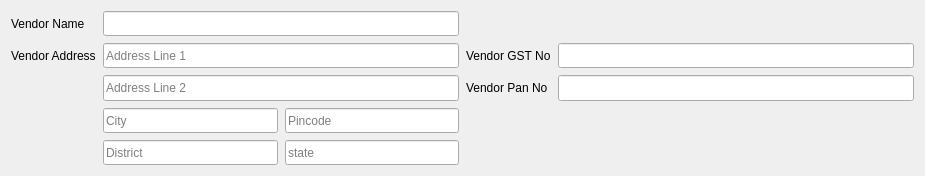
     <widget class="QWidget" name="scrollAreaWidgetContents">
      <property name="geometry">
       <rect>
        <x>0</x>
        <y>0</y>
        <width>925</width>
        <height>176</height>
       </rect>
      </property>
      <layout class="QGridLayout" name="gridLayout_2">
       <item row="0" column="0">
        <layout class="QGridLayout" name="gridLayout">
         <property name="sizeConstraint">
          <enum>QLayout::SetFixedSize</enum>
         </property>
         <property name="spacing">
          <number>7</number>
         </property>
         <item row="4" column="2">
          <widget class="QLineEdit" name="add_line1">
           <property name="sizePolicy">
            <sizepolicy hsizetype="Expanding" vsizetype="Expanding">
             <horstretch>5</horstretch>
             <verstretch>0</verstretch>
            </sizepolicy>
           </property>
           <property name="placeholderText">
            <string>Address Line 1</string>
           </property>
          </widget>
         </item>
         <item row="4" column="3">
          <widget class="QLabel" name="label_10">
           <property name="sizePolicy">
            <sizepolicy hsizetype="Preferred" vsizetype="Expanding">
             <horstretch>0</horstretch>
             <verstretch>0</verstretch>
            </sizepolicy>
           </property>
           <property name="text">
            <string>Vendor GST No</string>
           </property>
          </widget>
         </item>
         <item row="5" column="5">
          <widget class="QLineEdit" name="vendor_pan_no">
           <property name="sizePolicy">
            <sizepolicy hsizetype="Expanding" vsizetype="Expanding">
             <horstretch>5</horstretch>
             <verstretch>0</verstretch>
            </sizepolicy>
           </property>
          </widget>
         </item>
         <item row="6" column="2">
          <layout class="QHBoxLayout" name="horizontalLayout">
           <property name="spacing">
            <number>7</number>
           </property>
           <item>
            <widget class="QLineEdit" name="add_city">
             <property name="sizePolicy">
              <sizepolicy hsizetype="Expanding" vsizetype="Expanding">
               <horstretch>5</horstretch>
               <verstretch>0</verstretch>
              </sizepolicy>
             </property>
             <property name="placeholderText">
              <string>City</string>
             </property>
            </widget>
           </item>
           <item>
            <widget class="QLineEdit" name="add_pincode">
             <property name="sizePolicy">
              <sizepolicy hsizetype="Expanding" vsizetype="Expanding">
               <horstretch>5</horstretch>
               <verstretch>0</verstretch>
              </sizepolicy>
             </property>
             <property name="placeholderText">
              <string>Pincode</string>
             </property>
            </widget>
           </item>
          </layout>
         </item>
         <item row="8" column="2">
          <layout class="QHBoxLayout" name="horizontalLayout_2">
           <property name="spacing">
            <number>7</number>
           </property>
           <item>
            <widget class="QLineEdit" name="add_district">
             <property name="sizePolicy">
              <sizepolicy hsizetype="Expanding" vsizetype="Expanding">
               <horstretch>5</horstretch>
               <verstretch>0</verstretch>
              </sizepolicy>
             </property>
             <property name="placeholderText">
              <string>District</string>
             </property>
            </widget>
           </item>
           <item>
            <widget class="QLineEdit" name="add_state">
             <property name="sizePolicy">
              <sizepolicy hsizetype="Expanding" vsizetype="Expanding">
               <horstretch>5</horstretch>
               <verstretch>0</verstretch>
              </sizepolicy>
             </property>
             <property name="placeholderText">
              <string>state</string>
             </property>
            </widget>
           </item>
          </layout>
         </item>
         <item row="5" column="2">
          <widget class="QLineEdit" name="add_line2">
           <property name="sizePolicy">
            <sizepolicy hsizetype="Expanding" vsizetype="Expanding">
             <horstretch>5</horstretch>
             <verstretch>0</verstretch>
            </sizepolicy>
           </property>
           <property name="placeholderText">
            <string>Address Line 2</string>
           </property>
          </widget>
         </item>
         <item row="4" column="5">
          <widget class="QLineEdit" name="vedor_gst_no">
           <property name="sizePolicy">
            <sizepolicy hsizetype="Expanding" vsizetype="Expanding">
             <horstretch>5</horstretch>
             <verstretch>0</verstretch>
            </sizepolicy>
           </property>
          </widget>
         </item>
         <item row="5" column="3">
          <widget class="QLabel" name="label_11">
           <property name="sizePolicy">
            <sizepolicy hsizetype="Preferred" vsizetype="Expanding">
             <horstretch>0</horstretch>
             <verstretch>0</verstretch>
            </sizepolicy>
           </property>
           <property name="text">
            <string>Vendor Pan No</string>
           </property>
          </widget>
         </item>
         <item row="4" column="0">
          <widget class="QLabel" name="label_13">
           <property name="sizePolicy">
            <sizepolicy hsizetype="Preferred" vsizetype="Expanding">
             <horstretch>0</horstretch>
             <verstretch>0</verstretch>
            </sizepolicy>
           </property>
           <property name="text">
            <string>Vendor Address</string>
           </property>
          </widget>
         </item>
         <item row="3" column="2">
          <widget class="QLineEdit" name="vendor_name">
           <property name="sizePolicy">
            <sizepolicy hsizetype="Expanding" vsizetype="Expanding">
             <horstretch>5</horstretch>
             <verstretch>0</verstretch>
            </sizepolicy>
           </property>
           <property name="sizeIncrement">
            <size>
             <width>0</width>
             <height>0</height>
            </size>
           </property>
          </widget>
         </item>
         <item row="3" column="0">
          <widget class="QLabel" name="label_12">
           <property name="sizePolicy">
            <sizepolicy hsizetype="Preferred" vsizetype="Expanding">
             <horstretch>0</horstretch>
             <verstretch>0</verstretch>
            </sizepolicy>
           </property>
           <property name="text">
            <string>Vendor Name</string>
           </property>
          </widget>
         </item>
        </layout>
       </item>
      </layout>
     </widget>
